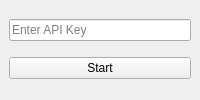
<?xml version="1.0" encoding="UTF-8"?>
<ui version="4.0">
 <class>MainWindow</class>
 <widget class="QMainWindow" name="MainWindow">
  <property name="windowTitle">
   <string>Gunhead Connect</string>
  </property>
  <widget class="QWidget" name="centralwidget">
   <layout class="QVBoxLayout" name="verticalLayout">
    <item>
     <widget class="QLineEdit" name="apiKeyEdit">
      <property name="placeholderText">
       <string>Enter API Key</string>
      </property>
     </widget>
    </item>
    <item>
     <widget class="QPushButton" name="startButton">
      <property name="text">
       <string>Start</string>
      </property>
     </widget>
    </item>
   </layout>
  </widget>
 </widget>
 <resources/>
 <connections/>
</ui>
